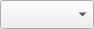
<?xml version="1.0" encoding="UTF-8"?>
<ui version="4.0">
 <class>Form</class>
 <widget class="QComboBox" name="Form">
  <property name="geometry">
   <rect>
    <x>0</x>
    <y>0</y>
    <width>94</width>
    <height>29</height>
   </rect>
  </property>
  <property name="windowTitle">
   <string>Form</string>
  </property>
 </widget>
 <resources/>
 <connections/>
</ui>
